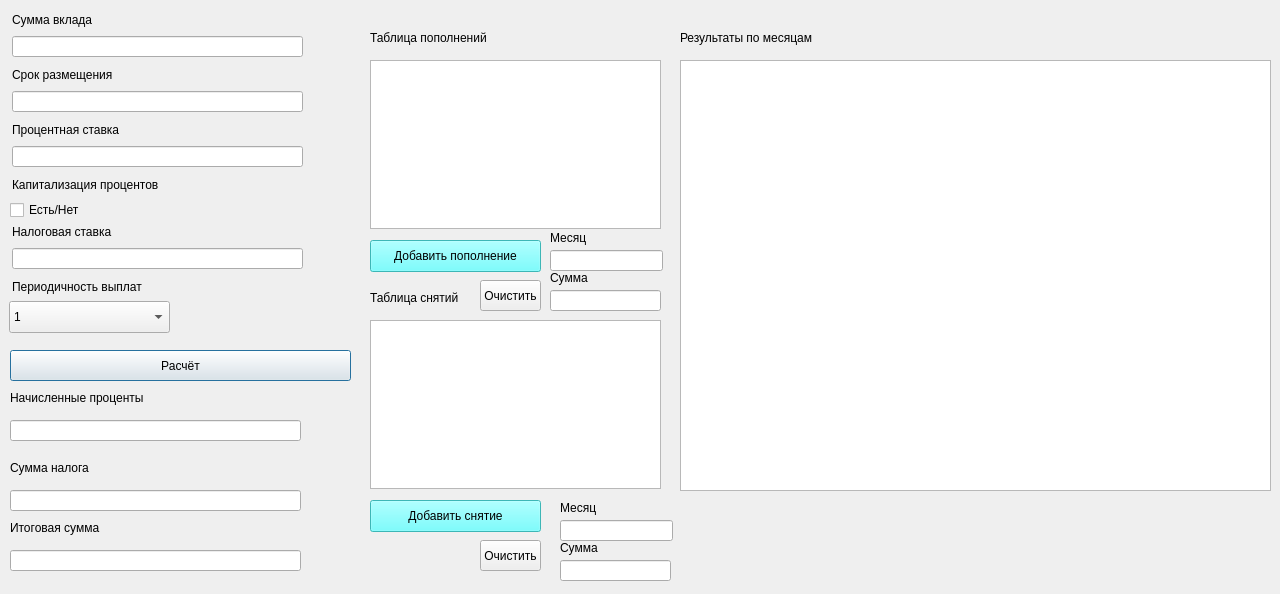
<?xml version="1.0" encoding="UTF-8"?>
<ui version="4.0">
 <class>depositWindow</class>
 <widget class="QDialog" name="depositWindow">
  <property name="geometry">
   <rect>
    <x>0</x>
    <y>0</y>
    <width>1280</width>
    <height>594</height>
   </rect>
  </property>
  <property name="windowTitle">
   <string>Dialog</string>
  </property>
  <widget class="QPushButton" name="calculateButton">
   <property name="geometry">
    <rect>
     <x>10</x>
     <y>350</y>
     <width>341</width>
     <height>31</height>
    </rect>
   </property>
   <property name="text">
    <string>Расчёт</string>
   </property>
  </widget>
  <widget class="QLabel" name="label">
   <property name="geometry">
    <rect>
     <x>12</x>
     <y>12</y>
     <width>90</width>
     <height>16</height>
    </rect>
   </property>
   <property name="text">
    <string>Сумма вклада</string>
   </property>
  </widget>
  <widget class="QLabel" name="label_2">
   <property name="geometry">
    <rect>
     <x>12</x>
     <y>67</y>
     <width>115</width>
     <height>16</height>
    </rect>
   </property>
   <property name="text">
    <string>Срок размещения</string>
   </property>
  </widget>
  <widget class="QLabel" name="label_3">
   <property name="geometry">
    <rect>
     <x>12</x>
     <y>122</y>
     <width>121</width>
     <height>16</height>
    </rect>
   </property>
   <property name="text">
    <string>Процентная ставка</string>
   </property>
  </widget>
  <widget class="QLineEdit" name="initialSum">
   <property name="geometry">
    <rect>
     <x>12</x>
     <y>36</y>
     <width>291</width>
     <height>21</height>
    </rect>
   </property>
  </widget>
  <widget class="QLineEdit" name="term">
   <property name="geometry">
    <rect>
     <x>12</x>
     <y>91</y>
     <width>291</width>
     <height>21</height>
    </rect>
   </property>
  </widget>
  <widget class="QLabel" name="label_5">
   <property name="geometry">
    <rect>
     <x>12</x>
     <y>279</y>
     <width>147</width>
     <height>16</height>
    </rect>
   </property>
   <property name="text">
    <string>Периодичность выплат</string>
   </property>
  </widget>
  <widget class="QLabel" name="label_6">
   <property name="geometry">
    <rect>
     <x>12</x>
     <y>177</y>
     <width>166</width>
     <height>16</height>
    </rect>
   </property>
   <property name="text">
    <string>Капитализация процентов</string>
   </property>
  </widget>
  <widget class="QLineEdit" name="taxRate">
   <property name="geometry">
    <rect>
     <x>12</x>
     <y>248</y>
     <width>291</width>
     <height>21</height>
    </rect>
   </property>
  </widget>
  <widget class="QLabel" name="label_4">
   <property name="geometry">
    <rect>
     <x>12</x>
     <y>224</y>
     <width>111</width>
     <height>16</height>
    </rect>
   </property>
   <property name="text">
    <string>Налоговая ставка</string>
   </property>
  </widget>
  <widget class="QCheckBox" name="capitalization">
   <property name="geometry">
    <rect>
     <x>10</x>
     <y>200</y>
     <width>221</width>
     <height>20</height>
    </rect>
   </property>
   <property name="text">
    <string>Есть/Нет</string>
   </property>
  </widget>
  <widget class="QLineEdit" name="interestRate">
   <property name="geometry">
    <rect>
     <x>12</x>
     <y>146</y>
     <width>291</width>
     <height>21</height>
    </rect>
   </property>
  </widget>
  <widget class="QComboBox" name="frequency">
   <property name="geometry">
    <rect>
     <x>9</x>
     <y>301</y>
     <width>161</width>
     <height>32</height>
    </rect>
   </property>
   <item>
    <property name="text">
     <string>1</string>
    </property>
   </item>
   <item>
    <property name="text">
     <string>3</string>
    </property>
   </item>
   <item>
    <property name="text">
     <string>12</string>
    </property>
   </item>
  </widget>
  <widget class="QTableWidget" name="depositTable">
   <property name="geometry">
    <rect>
     <x>370</x>
     <y>60</y>
     <width>291</width>
     <height>169</height>
    </rect>
   </property>
  </widget>
  <widget class="QLabel" name="label_7">
   <property name="geometry">
    <rect>
     <x>370</x>
     <y>30</y>
     <width>151</width>
     <height>16</height>
    </rect>
   </property>
   <property name="text">
    <string>Таблица пополнений</string>
   </property>
  </widget>
  <widget class="QLabel" name="label_8">
   <property name="geometry">
    <rect>
     <x>370</x>
     <y>290</y>
     <width>151</width>
     <height>16</height>
    </rect>
   </property>
   <property name="text">
    <string>Таблица снятий</string>
   </property>
  </widget>
  <widget class="QTableWidget" name="withdrawalTable">
   <property name="geometry">
    <rect>
     <x>370</x>
     <y>320</y>
     <width>291</width>
     <height>169</height>
    </rect>
   </property>
  </widget>
  <widget class="QLineEdit" name="totalInterest">
   <property name="geometry">
    <rect>
     <x>10</x>
     <y>420</y>
     <width>291</width>
     <height>21</height>
    </rect>
   </property>
  </widget>
  <widget class="QLabel" name="label_9">
   <property name="geometry">
    <rect>
     <x>10</x>
     <y>390</y>
     <width>191</width>
     <height>16</height>
    </rect>
   </property>
   <property name="text">
    <string>Начисленные проценты</string>
   </property>
  </widget>
  <widget class="QLabel" name="label_10">
   <property name="geometry">
    <rect>
     <x>10</x>
     <y>460</y>
     <width>191</width>
     <height>16</height>
    </rect>
   </property>
   <property name="text">
    <string>Сумма налога</string>
   </property>
  </widget>
  <widget class="QLabel" name="finalBalancel">
   <property name="geometry">
    <rect>
     <x>10</x>
     <y>520</y>
     <width>191</width>
     <height>16</height>
    </rect>
   </property>
   <property name="text">
    <string>Итоговая сумма</string>
   </property>
  </widget>
  <widget class="QLineEdit" name="taxAmount">
   <property name="geometry">
    <rect>
     <x>10</x>
     <y>490</y>
     <width>291</width>
     <height>21</height>
    </rect>
   </property>
  </widget>
  <widget class="QLineEdit" name="finalBalance">
   <property name="geometry">
    <rect>
     <x>10</x>
     <y>550</y>
     <width>291</width>
     <height>21</height>
    </rect>
   </property>
  </widget>
  <widget class="QPushButton" name="addDepositButton">
   <property name="geometry">
    <rect>
     <x>370</x>
     <y>240</y>
     <width>171</width>
     <height>32</height>
    </rect>
   </property>
   <property name="styleSheet">
    <string notr="true">QPushButton {
    color: black;
    background-color: rgb(85, 255, 255);
}</string>
   </property>
   <property name="text">
    <string>Добавить пополнение</string>
   </property>
  </widget>
  <widget class="QPushButton" name="addWithdrawalButton">
   <property name="geometry">
    <rect>
     <x>370</x>
     <y>500</y>
     <width>171</width>
     <height>32</height>
    </rect>
   </property>
   <property name="styleSheet">
    <string notr="true">QPushButton {
    color: black;
    background-color: rgb(85, 255, 255);
}</string>
   </property>
   <property name="text">
    <string>Добавить снятие</string>
   </property>
  </widget>
  <widget class="QLineEdit" name="depositMonth">
   <property name="geometry">
    <rect>
     <x>550</x>
     <y>250</y>
     <width>113</width>
     <height>21</height>
    </rect>
   </property>
   <property name="text">
    <string/>
   </property>
  </widget>
  <widget class="QLabel" name="label_12">
   <property name="geometry">
    <rect>
     <x>550</x>
     <y>230</y>
     <width>58</width>
     <height>16</height>
    </rect>
   </property>
   <property name="text">
    <string>Месяц</string>
   </property>
  </widget>
  <widget class="QLabel" name="label_13">
   <property name="geometry">
    <rect>
     <x>550</x>
     <y>270</y>
     <width>58</width>
     <height>16</height>
    </rect>
   </property>
   <property name="text">
    <string>Сумма</string>
   </property>
  </widget>
  <widget class="QLineEdit" name="depositAmount">
   <property name="geometry">
    <rect>
     <x>550</x>
     <y>290</y>
     <width>111</width>
     <height>21</height>
    </rect>
   </property>
   <property name="text">
    <string/>
   </property>
  </widget>
  <widget class="QLabel" name="label_14">
   <property name="geometry">
    <rect>
     <x>560</x>
     <y>500</y>
     <width>58</width>
     <height>16</height>
    </rect>
   </property>
   <property name="text">
    <string>Месяц</string>
   </property>
  </widget>
  <widget class="QLabel" name="label_15">
   <property name="geometry">
    <rect>
     <x>560</x>
     <y>540</y>
     <width>58</width>
     <height>16</height>
    </rect>
   </property>
   <property name="text">
    <string>Сумма</string>
   </property>
  </widget>
  <widget class="QLineEdit" name="withdrawalAmount">
   <property name="geometry">
    <rect>
     <x>560</x>
     <y>560</y>
     <width>111</width>
     <height>21</height>
    </rect>
   </property>
   <property name="text">
    <string/>
   </property>
  </widget>
  <widget class="QLineEdit" name="withdrawalMonth">
   <property name="geometry">
    <rect>
     <x>560</x>
     <y>520</y>
     <width>113</width>
     <height>21</height>
    </rect>
   </property>
   <property name="text">
    <string/>
   </property>
  </widget>
  <widget class="QLabel" name="label_11">
   <property name="geometry">
    <rect>
     <x>680</x>
     <y>30</y>
     <width>181</width>
     <height>16</height>
    </rect>
   </property>
   <property name="text">
    <string>Результаты по месяцам</string>
   </property>
  </widget>
  <widget class="QTableWidget" name="resultTable">
   <property name="geometry">
    <rect>
     <x>680</x>
     <y>60</y>
     <width>591</width>
     <height>431</height>
    </rect>
   </property>
  </widget>
  <widget class="QToolButton" name="removeDepositButton">
   <property name="geometry">
    <rect>
     <x>480</x>
     <y>280</y>
     <width>61</width>
     <height>31</height>
    </rect>
   </property>
   <property name="text">
    <string>Очистить</string>
   </property>
  </widget>
  <widget class="QToolButton" name="removeWithdrawalButton">
   <property name="geometry">
    <rect>
     <x>480</x>
     <y>540</y>
     <width>61</width>
     <height>31</height>
    </rect>
   </property>
   <property name="text">
    <string>Очистить</string>
   </property>
  </widget>
 </widget>
 <resources/>
 <connections/>
</ui>
